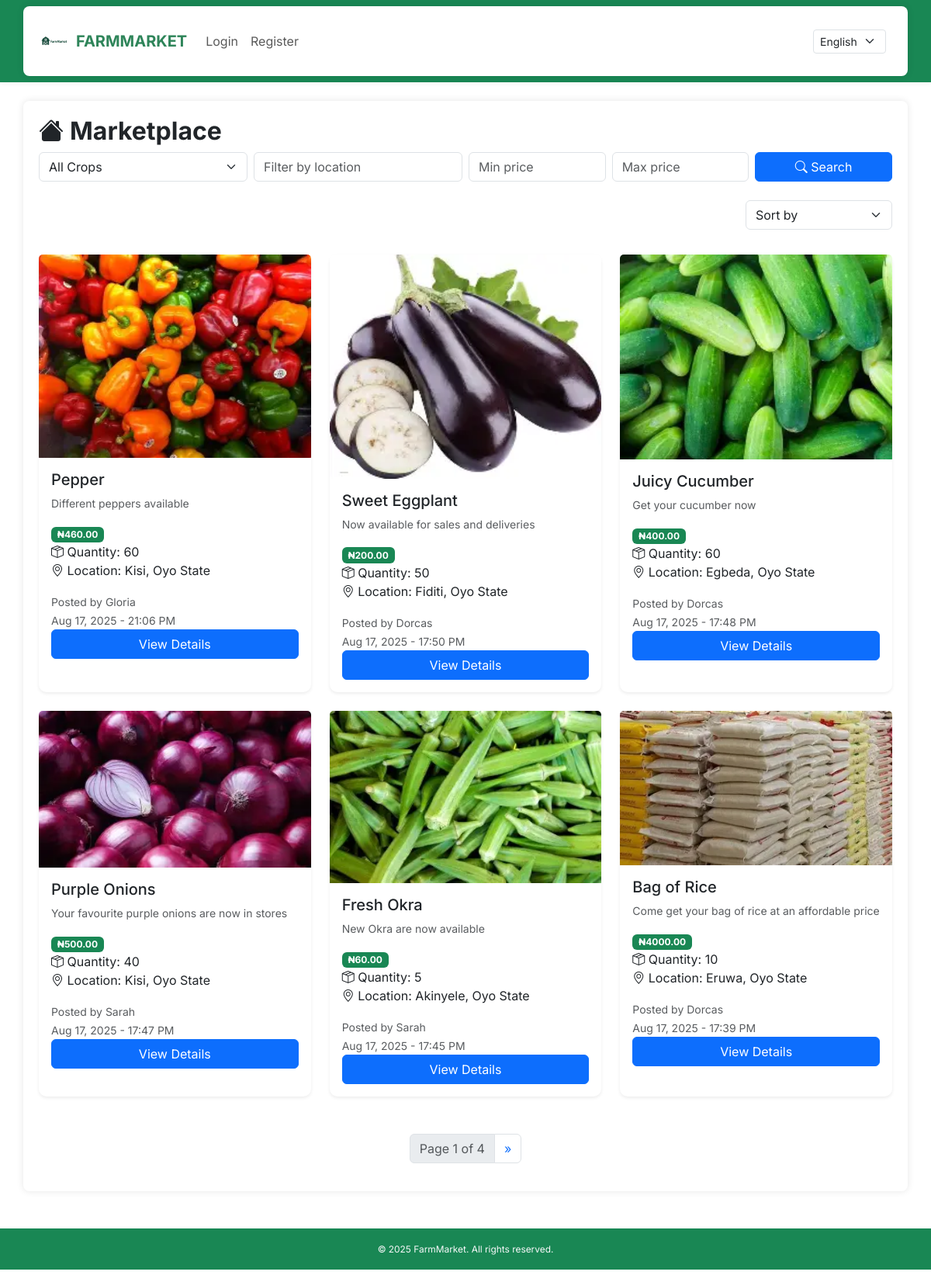
/products, run on an earlier commit of the app's database.
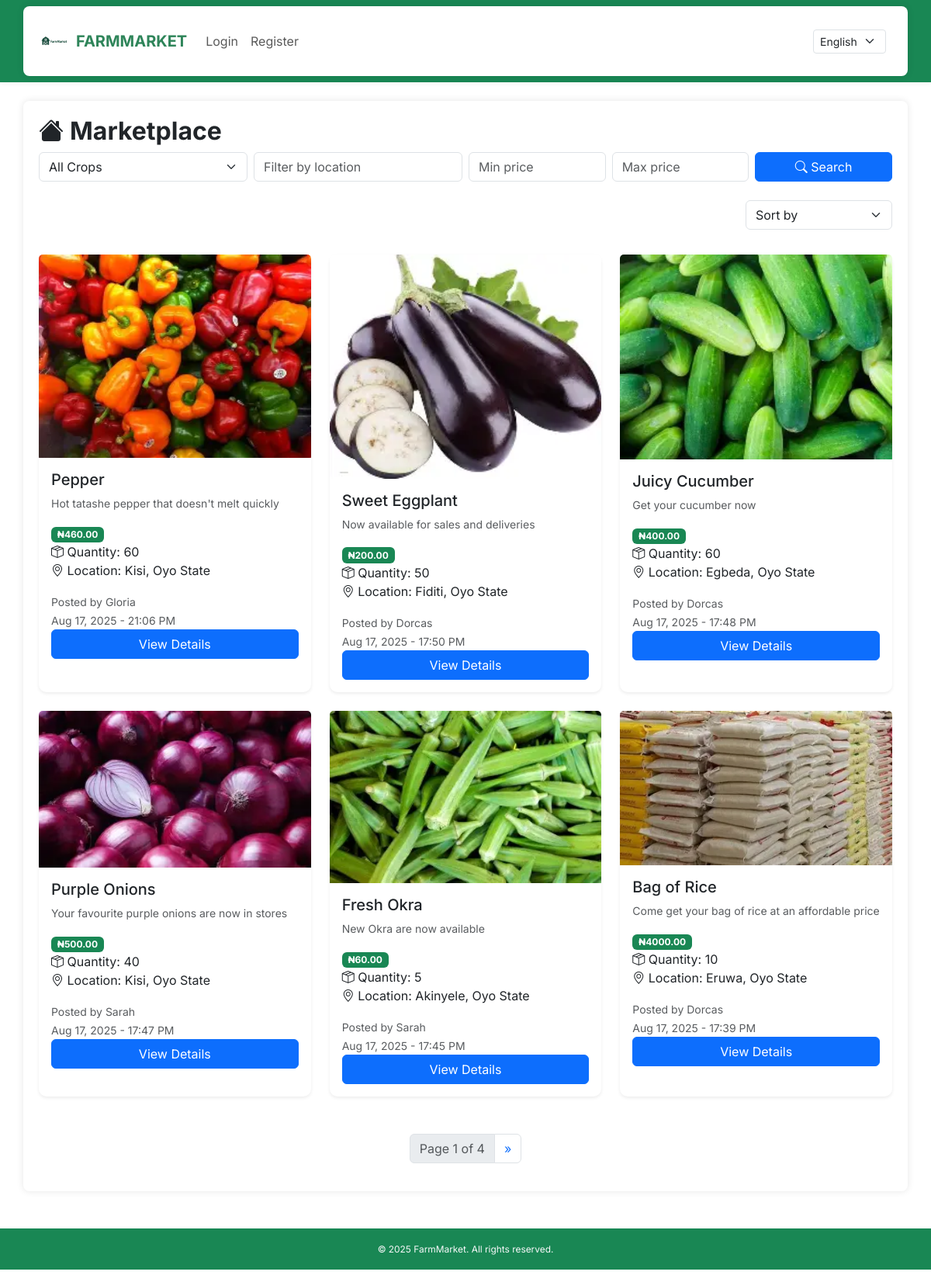
And on a later commit of the database.
### core/models.py (models this page shows, shortened)
class Product(models.Model):
    farmer = models.ForeignKey(User, on_delete=models.CASCADE)
    title = models.CharField(_("Title"), max_length=100)
    description = models.TextField(_("Description"))
    price = models.DecimalField(max_digits=10, decimal_places=2)
    quantity = models.PositiveIntegerField()
    city = models.CharField(max_length=100)
    state = models.CharField(max_length=100, default="Oyo State")
    category = models.CharField(max_length=20, choices=CROP_CHOICES, default='Tomato')
    image = models.ImageField(upload_to='product_images/', blank=True, null=True)
    date_posted = models.DateTimeField(auto_now_add=True)

### core/views.py (the view)
# urls.py: path('products', views.product_list, name='product_list'),
def product_list(request):
    products = Product.objects.all().order_by('-date_posted')
    is_farmer = request.user.is_authenticated and request.user.groups.filter(name='Farmer').exists()
    query = request.GET.get('q')
    location = request.GET.get('location')
    min_price = request.GET.get('min_price')
    max_price = request.GET.get('max_price')
    category = request.GET.get('category')
    filters = Q()
    if query:
        filters &= Q(title__icontains=query)
    if location:
        filters &= Q(city__icontains=location) | Q(state__icontains=location)
    if min_price:
        filters &= Q(price__gte=min_price)
    if max_price:
        filters &= Q(price__lte=max_price)
    if category:
        filters &= Q(category=category)
    products = products.filter(filters)
    sort = request.GET.get('sort')
    if sort == 'newest':
        products = products.order_by('-date_posted')
    elif sort == 'oldest':
        products = products.order_by('date_posted')
    elif sort == 'price_low':
        products = products.order_by('price')
    elif sort == 'price_high':
        products = products.order_by('-price')
    else:
        products = products.order_by('-date_posted')  # default
    paginator = Paginator(products, 6)  # Show 6 products per page
    page_number = request.GET.get('page')
    page_obj = paginator.get_page(page_number)
    return render(request, 'core/product_list.html', {
        'products': page_obj,
        'is_farmer': is_farmer,
        'query': query,
        'location': location,
        'min_price': min_price,
        'max_price': max_price,
        'category': category,
        'page_obj': page_obj,
    })

### core/context_processors.py (called while the page is built)
def language_code(request):
    return {
        'LANGUAGE_CODE': translation.get_language()
    }

### core/templates/core/product_list.html (shortened to what this page needs)
{% extends 'core/base.html' %}
{% load i18n %}
{% block content %}
<h2 class="fw-bold"><i class="bi bi-house-fill me-2"></i>{% trans "Marketplace" %}</h2>
<form method="GET" class="row g-2 mb-4">
  <div class="col-md-3">
    <select name="category" class="form-select">
      <option value="">{% trans "All Crops" %}</option>
    </select>
  </div>
  <div class="col-md-3">
    <input type="text" name="location" class="form-control" placeholder="{% trans 'Filter by location' %}" {% if location %}value="{{ location }}"{% endif %}>
  </div>
  <div class="col-md-2">
    <input type="number" step="0.01" name="min_price" class="form-control" placeholder="{% trans 'Min price' %}" value="{{ min_price }}">
  </div>
  <div class="col-md-2">
    <input type="number" step="0.01" name="max_price" class="form-control" placeholder="{% trans 'Max price' %}" value="{{ max_price }}">
  </div>
  <div class="col-md-2">
    <button type="submit" class="btn btn-primary w-100">
      <i class="bi bi-search"></i> {% trans "Search" %}
    </button>
  </div>
</form>
<div class="d-flex justify-content-end mb-3">
  <form method="GET" class="d-flex justify-content-end mb-3">
    <select name="sort" class="form-select w-auto" onchange="this.form.submit()">
      <option value="">{% trans "Sort by" %}</option>
    </select>
</div>
<div class="row">
  {% for product in products %}
    <div class="col-md-4 mb-4">
      <div class="card shadow-sm h-100">
        {% if product.image %}
          <img src="{{ product.image.url }}" class="card-img-top" alt="{{ product.title }}">
        {% else %}
          <img src="https://via.placeholder.com/300x200.png?text=No+Image" class="card-img-top" alt="default product image">
        {% endif %}
        <div class="card-body">
          <h5 class="card-title">{{ product.title }}</h5>
          <p class="card-text text-muted small">
            {{ product.description|truncatewords:100 }}
          </p>
          <p class="card-text mt-auto">
            <span class="badge bg-success">₦{{ product.price|floatformat:2 }}</span><br>
            <i class="bi bi-box-seam"></i> {% trans "Quantity" %}: {{ product.quantity }}<br>
            <i class="bi bi-geo-alt"></i> {% trans "Location" %}: {{ product.city }}, {{ product.state }}
          </p>
          <small class="text-muted">
            {% trans "Posted by" %} {{ product.farmer.username }}<br>
            {{ product.date_posted|date:"M d, Y - H:i A" }}
          </small>
          <a href="{% url 'product_detail' product.pk %}" class="btn btn-primary w-100">
            {% trans "View Details" %}
         </a>
        </div>
      </div>
    </div>
  {% empty %}
    <div class="col-12 text-center py-5">
      <i class="bi bi-shop text-muted" style="font-size: 3rem;"></i>
      <p class="mt-2">{% trans "No products listed yet." %}</p>
    </div>
  {% endfor %}
</div>
<nav class="mt-4">
  <ul class="pagination justify-content-center">
    <li class="page-item disabled"><span class="page-link">Page {{ page_obj.number }} of {{ page_obj.paginator.num_pages }}</span></li>
    {% if page_obj.has_next %}
      <li class="page-item"><a class="page-link" href="?page={{ page_obj.next_page_number }}">&raquo;</a></li>
    {% endif %}
  </ul>
</nav>
{% endblock %}

What changed in the data, as far as the page shows it:
changed Product "Pepper": description "Different peppers available" → "Hot tatashe pepper that doesn't melt quickly"
